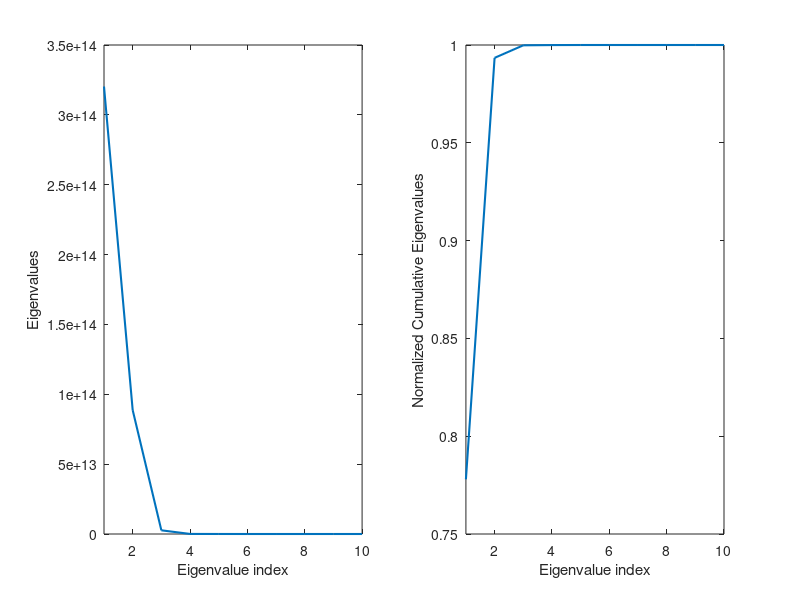
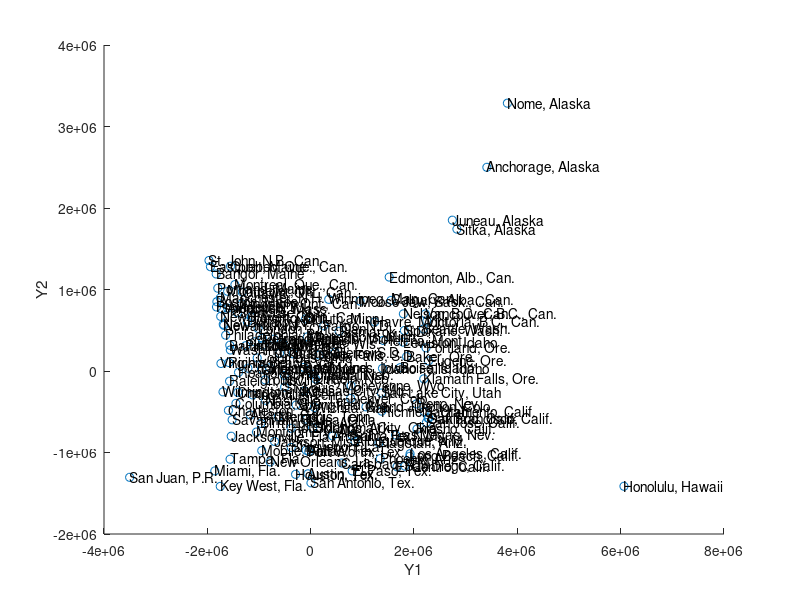

Reproduce these figures in MATLAB, in order. (Note: this script raises an error after producing the figures.)
clear;clc;
% loading files
us_data = load('us_city_distance.mat');
world_distance = load('world_city_distance.mat');

% getting data from us_city_distance file
us_d = us_data.d;
us_names = us_data.names;
num_nodes = length(us_d);

% creating H matrix
us_H = eye(num_nodes) - (1/num_nodes)*ones(num_nodes, 1)*ones(1,num_nodes);
us_S = us_d.^2;

% computing tau d_g
us_T_DG = -us_H*us_S*us_H/2;
[eigvec, full_eigval] = eigs(us_T_DG, 10, 'LR');

% plotting eigenvalues
eigval = diag(full_eigval);
figure;
subplot(1, 2, 1);
plot(1:1:size(eigval, 1), eigval, 'LineWidth', 1.5);
xlabel('Eigenvalue index');
ylabel('Eigenvalues');
xlim([1 size(eigval, 1)])

cum_eigval = cumsum(eigval);
subplot(1, 2, 2);
plot(1:1:size(eigval, 1), cum_eigval/cum_eigval(length(cum_eigval)), 'LineWidth', 1.5);
xlabel('Eigenvalue index');
ylabel('Normalized Cumulative Eigenvalues');
xlim([1 size(eigval, 1)])
d = 3;
y = zeros(num_nodes, d);
d_eigvec = eigvec(:,1:d);

% creating the embedding representation
for i = 1:num_nodes
    for j = 1:d
        y(i,j) = sqrt(eigval(j)) * eigvec(i,j);
    end
end

% 2D scatter plots
figure, scatter(y(:,1), y(:,2));
text(y(:,1), y(:,2), us_names);
xlabel('Y1');ylabel('Y2');

indices = [6, 9, 26, 41, 45, 55, 66, 67, 79, 80, 93, 95, 107, 115, 125, 130];
for i = 1:size(us_names, 1)
    if ismember(i, indices)
        some_names(i,:) = us_names(i,:);
    else
        some_names(i,:) = ' ';
    end
end

% 3D scatter plot
figure, scatter3(y(:,1), y(:,2), y(:,3));
text(y(:,1), y(:,2), y(:,3), some_names);
xlabel('Y1');ylabel('Y2');zlabel('Y3');